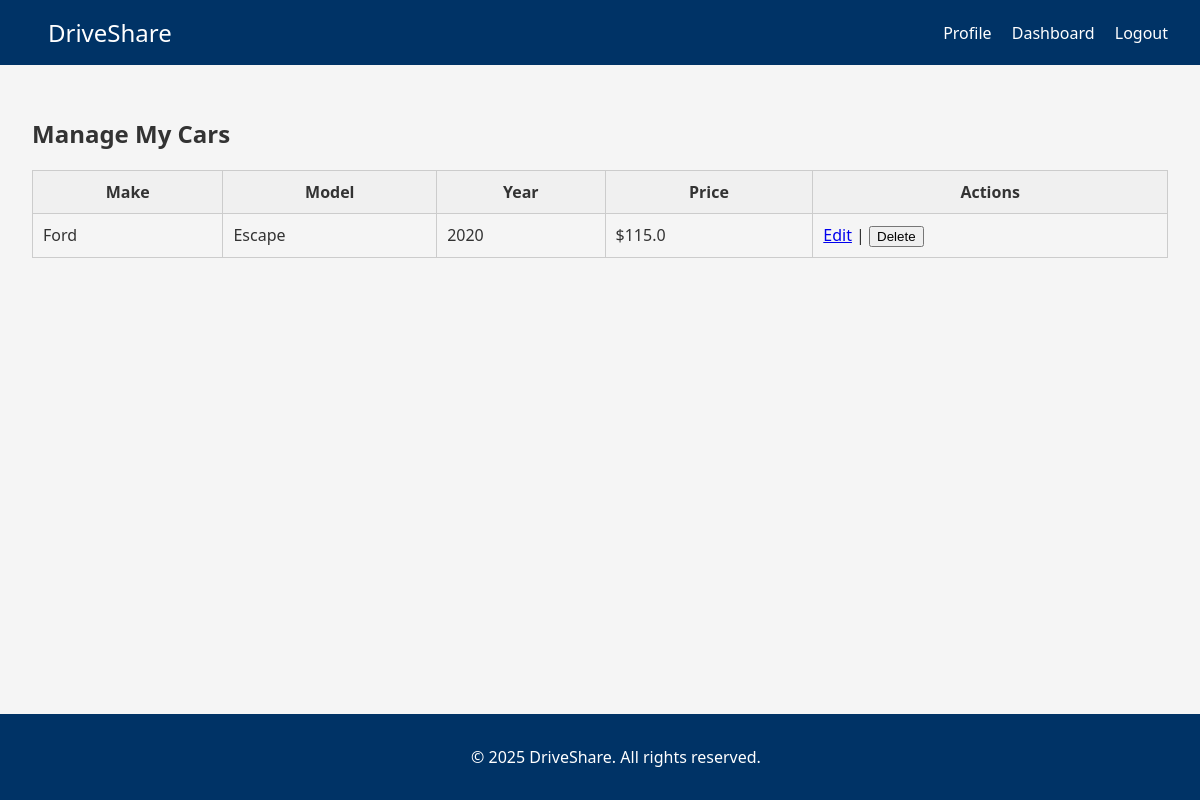
/manage_cars (signed in), run on an earlier commit of the app's database.
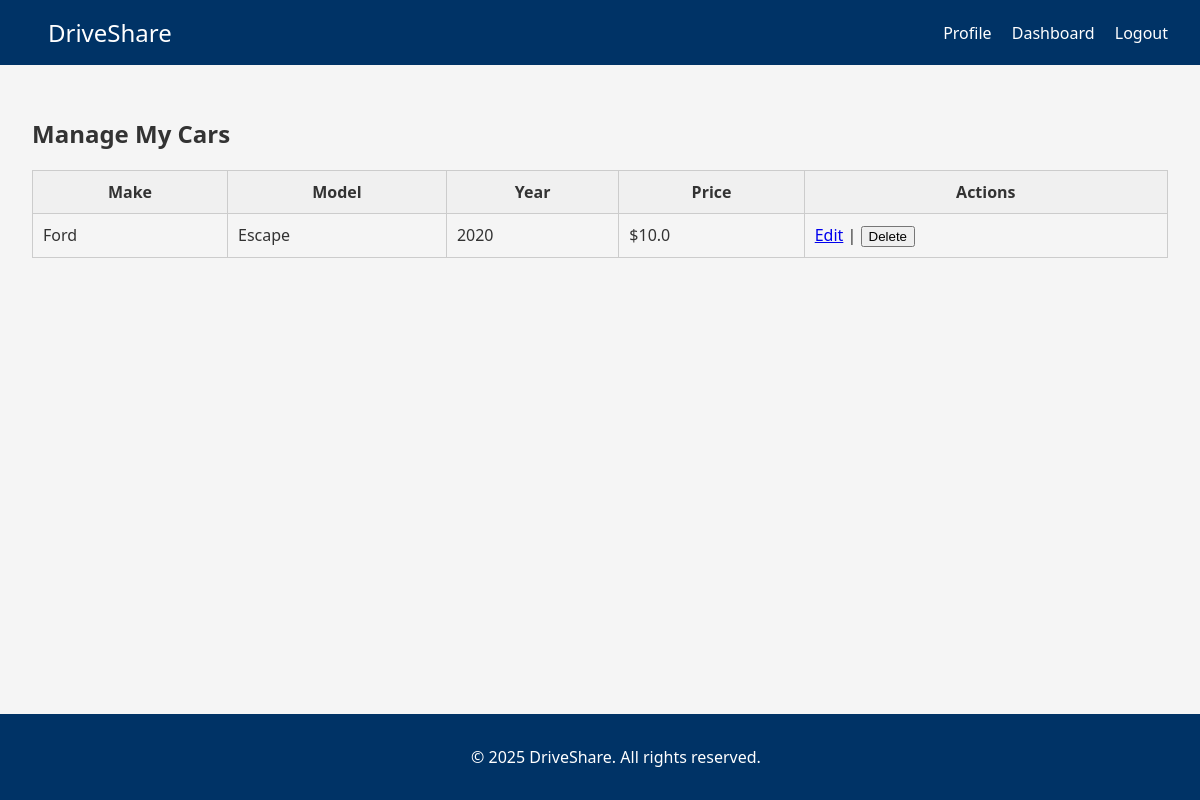
And on a later commit of the database.
### tables this page shows
CREATE TABLE cars (
                id INTEGER PRIMARY KEY AUTOINCREMENT,
                owner_id INTEGER NOT NULL,
                model TEXT NOT NULL,
                make TEXT NOT NULL,
                year INTEGER NOT NULL,
                mileage INTEGER NOT NULL,
                color TEXT,
                price REAL NOT NULL,
                location TEXT NOT NULL,
                precise_location TEXT,
                is_available BOOLEAN DEFAULT 1,
                image_url TEXT,
                created_at TIMESTAMP DEFAULT CURRENT_TIMESTAMP,
                FOREIGN KEY(owner_id) REFERENCES users(id) ON DELETE CASCADE
            );

### routes.py (the view)
    @app.route("/manage_cars")
    def manage_cars():
        if not UserSession.get_instance().is_authenticated():
            flash("Please log in to manage your cars.")
            return redirect(url_for("login"))
        user_id = UserSession.get_instance().user_id
        with sqlite3.connect("database.db") as conn:
            conn.row_factory = sqlite3.Row
            cars = conn.execute("SELECT * FROM cars WHERE owner_id = ?", (user_id,)).fetchall()
        return render_template("manage_cars.html", cars=cars)

### app.py (called while the page is built)
@app.context_processor
def inject_user_session():
    return dict(is_authenticated=UserSession.get_instance().is_authenticated())

### routes.py (called while the page is built)
    @staticmethod
    def get_instance():
        if UserSession._instance is None:
            UserSession()
        return UserSession._instance

    def is_authenticated(self):
        return self.user_id is not None

### templates/manage_cars.html (shortened to what this page needs)
{% extends 'base.html' %}
{% block content %}
<h2>Manage My Cars</h2>
{% if cars %}
<table class="info-table">
    <tr>
        <th>Make</th>
        <th>Model</th>
        <th>Year</th>
        <th>Price</th>
        <th>Actions</th>
    </tr>
    {% for car in cars %}
    <tr>
        <td>{{ car.make }}</td>
        <td>{{ car.model }}</td>
        <td>{{ car.year }}</td>
        <td>${{ car.price }}</td>
        <td>
            <a href="{{ url_for('edit_car', car_id=car.id) }}">Edit</a> |
            <form method="POST" action="{{ url_for('delete_car', car_id=car.id) }}" style="display:inline;">
                <button type="submit" onclick="return confirm('Are you sure you want to delete this car?')">Delete</button>
            </form>
        </td>
    </tr>
    {% endfor %}
</table>
{% else %}
<p>No cars listed yet.</p>
{% endif %}
{% endblock %}

What changed in the data, as far as the page shows it:
changed cars "Ford": price "115.0" → "10.0"
